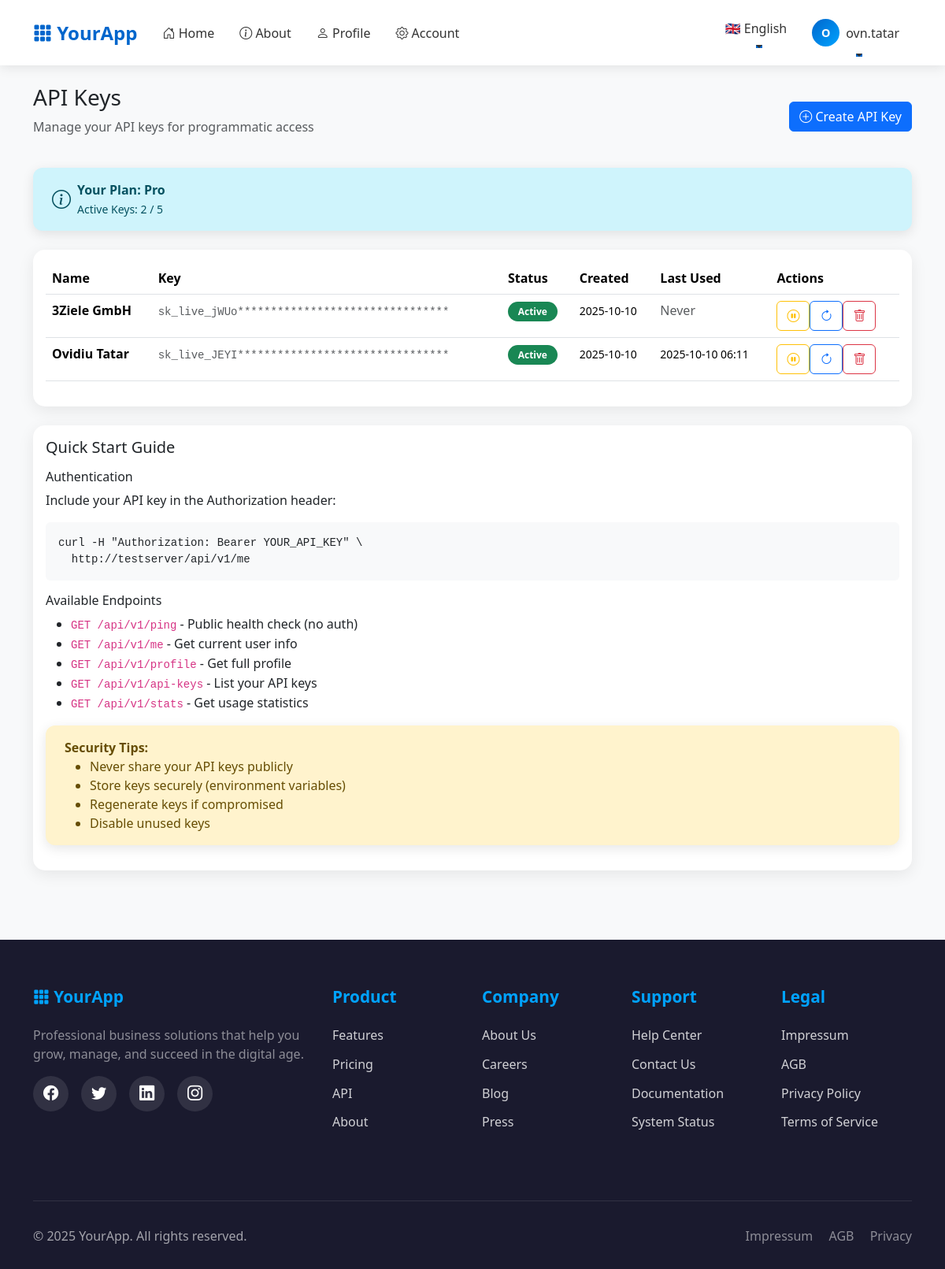
Before: /account/api-keys (signed in) with the older database file.
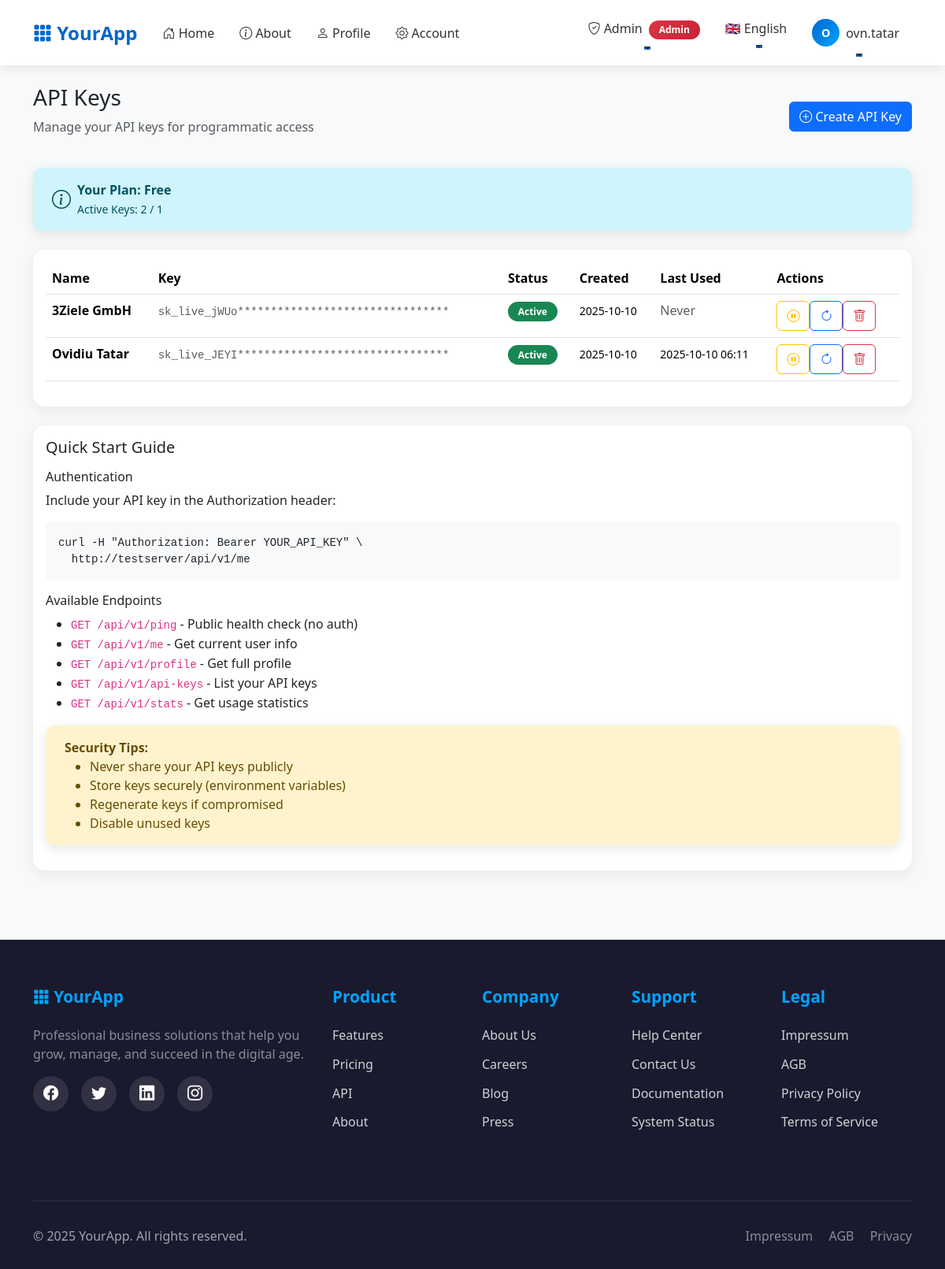
After: the same page with the newer database file.
### app/models/plan.py (models this page shows, shortened)
class Plan(db.Model):
    id = db.Column(db.Integer, primary_key=True)
    name = db.Column(db.String(100), nullable=False, unique=True)
    description = db.Column(db.Text, nullable=True)
    option1 = db.Column(db.String(255), nullable=True)  # e.g., "10 Projects"
    option2 = db.Column(db.String(255), nullable=True)  # e.g., "Unlimited Storage"
    option3 = db.Column(db.String(255), nullable=True)  # Additional feature
    option4 = db.Column(db.String(255), nullable=True)  # Additional feature
    option5 = db.Column(db.String(255), nullable=True)  # Additional feature
    price = db.Column(db.Numeric(10, 2), nullable=False, default=0.00)
    currency = db.Column(db.String(3), nullable=False, default='USD')
    billing_period = db.Column(db.String(20), nullable=False, default='monthly')  # monthly, yearly, lifetime
    stripe_price_id = db.Column(db.String(255), nullable=True)  # Stripe Price ID
    stripe_product_id = db.Column(db.String(255), nullable=True)  # Stripe Product ID
    is_active = db.Column(db.Boolean, default=True, nullable=False)
    is_featured = db.Column(db.Boolean, default=False, nullable=False)
    sort_order = db.Column(db.Integer, default=0)  # For display ordering
    created_at = db.Column(db.DateTime, default=datetime.utcnow, nullable=False)
    updated_at = db.Column(db.DateTime, default=datetime.utcnow, onupdate=datetime.utcnow)
    users = db.relationship('User', back_populates='plan', lazy='dynamic')

### app/models/user.py (models this page shows, shortened)
class User(UserMixin, db.Model):
    id = db.Column(db.Integer, primary_key=True)
    email = db.Column(db.String(255), unique=True, nullable=False, index=True)
    language = db.Column(db.String(5), default='en')
    role = db.Column(db.String(20), nullable=False, default='user', index=True)
    password_hash = db.Column(db.String(255), nullable=False)
    created_at = db.Column(db.DateTime, default=datetime.utcnow, nullable=False)
    confirmed_at = db.Column(db.DateTime, nullable=True)
    is_active = db.Column(db.Boolean, default=True, nullable=False, index=True)
    plan_id = db.Column(db.Integer, db.ForeignKey('plan.id'), nullable=True)
    plan = db.relationship('Plan', back_populates='users')
    plan_subscribed_at = db.Column(db.DateTime, nullable=True)
    billing = db.relationship("BillingProfile", uselist=False, back_populates="user", cascade="all, delete-orphan")
    api_keys = db.relationship("APIKey", back_populates="user", cascade="all, delete-orphan", lazy='dynamic')
    @property
    def is_authenticated(self):
        return True
    @property
    def plan_name(self):
        return self.plan.name if self.plan else 'Free'
    @property
    def active_api_keys_count(self):
        return self.api_keys.filter_by(is_active=True).count()

### app/blueprints/account/routes.py (the view)
@bp.route('/api-keys')
@login_required
def api_keys():
    keys = current_user.api_keys.order_by(APIKey.created_at.desc()).all()
    return render_template('account/api_keys.html', keys=keys)

### app/__init__.py (called while the page is built)
def get_locale():
    from flask_login import current_user
    if current_user.is_authenticated and hasattr(current_user, 'language'):
        return current_user.language
    from flask import current_app
    return request.accept_languages.best_match(current_app.config['BABEL_SUPPORTED_LOCALES'])

### app/context_helpers.py (called while the page is built)
def register_context_processors(app):
    @app.context_processor
    def utility_processor():
        def has_endpoint(name: str) -> bool:
            return name in current_app.view_functions
        return dict(has_endpoint=has_endpoint)

### app/models/api_key.py (called while the page is built)
    @property
    def masked_key(self):
        return f"{self.key_prefix}{'*' * 32}"

### app/templates/account/api_keys.html (shortened to what the changed rows need)
{% extends "base.html" %}
{% block content %}
<div class="mb-4">
  <div class="d-flex justify-content-between align-items-center">
    <div>
      <h1 class="h3">{{ _('API Keys') }}</h1>
    </div>
  </div>
</div>
<div class="alert alert-info mb-4">
  <div class="d-flex align-items-center">
    <div>
      <strong>{{ _('Your Plan') }}: {{ current_user.plan_name }}</strong><br>
      <small>
        {{ _('Active Keys') }}: {{ current_user.active_api_keys_count }} /
        {% if current_user.plan_name == 'Free' %}1
        {% elif current_user.plan_name == 'Pro' %}5
        {% else %}{{ _('Unlimited') }}
        {% endif %}
      </small>
    </div>
  </div>
</div>
{% if keys %}
<div class="card">
  <div class="card-body">
    <div class="table-responsive">
      <table class="table table-hover">
        <thead>
          <tr>
            <th>{{ _('Name') }}</th>
            <th>{{ _('Key') }}</th>
            <th>{{ _('Status') }}</th>
            <th>{{ _('Created') }}</th>
            <th>{{ _('Last Used') }}</th>
            <th>{{ _('Actions') }}</th>
          </tr>
        </thead>
      </table>
    </div>
  </div>
</div>
{% endif %}
<link rel="stylesheet" href="https://cdn.jsdelivr.net/npm/bootstrap-icons@1.10.0/font/bootstrap-icons.css">
{% endblock %}

### app/templates/base.html (shortened to what the changed rows need)
<!doctype html>
<html lang="en">
<head>
    <link href="https://cdn.jsdelivr.net/npm/bootstrap@5.3.3/dist/css/bootstrap.min.css" rel="stylesheet">
    <link rel="stylesheet" href="https://cdn.jsdelivr.net/npm/bootstrap-icons@1.11.0/font/bootstrap-icons.css">
    <link href="{{ url_for('static', filename='css/app.css') }}" rel="stylesheet">
</head>
<body>
    <nav class="navbar navbar-expand-lg navbar-light sticky-top">
        <div class="container">
            <div class="collapse navbar-collapse" id="navbarNav">
                <ul class="navbar-nav me-auto">
                    <li class="nav-item">
                        <a class="nav-link" href="{{ url_for('main.index') }}">
                            <i class="bi bi-house-door"></i> {{ _('Home') }}
                        </a>
                    </li>
                </ul>
                <ul class="navbar-nav">
                    {% if current_user.is_authenticated %}
                        {% if current_user.role == 'admin' %}
                        <li class="nav-item dropdown">
                            <a class="nav-link dropdown-toggle" href="#" id="adminDropdown" role="button"
                               data-bs-toggle="dropdown" aria-expanded="false">
                                <i class="bi bi-shield-check"></i> {{ _('Admin') }}
                                <span class="badge badge-admin ms-1">Admin</span>
                            </a>
                        </li>
                        {% endif %}
                        <li class="nav-item dropdown language-dropdown">
                            <a class="nav-link dropdown-toggle" href="#" id="languageDropdown" role="button"
                               data-bs-toggle="dropdown" aria-expanded="false">
                                {% if current_user.language == 'de' %}
                                    🇩🇪 Deutsch
                                {% else %}
                                    🇬🇧 English
                                {% endif %}
                            </a>
                        </li>
                        <li class="nav-item dropdown">
                            <a class="nav-link dropdown-toggle d-flex align-items-center" href="#" id="userDropdown"
                               role="button" data-bs-toggle="dropdown" aria-expanded="false">
                                <div class="user-avatar me-2">
                                    {{ current_user.email[0]|upper }}
                                </div>
                                <span class="d-none d-lg-inline">{{ current_user.email.split('@')[0] }}</span>
                            </a>
                        </li>
                    {% endif %}
                </ul>
            </div>
        </div>
    </nav>
    <main class="py-4">
        <div class="container">
            {% block content %}{% endblock %}
        </div>
    </main>
</body>
</html>

Changed rows visible on the page:
no longer on this page (row unchanged): Plan: plan_name "Pro"
changed User "Home": role (not shown) → "Admin"
now on this page (row unchanged): Plan: plan_name "Free"
Other visible differences:
text no longer shown: "5"
text now shown: "Admin 1"
